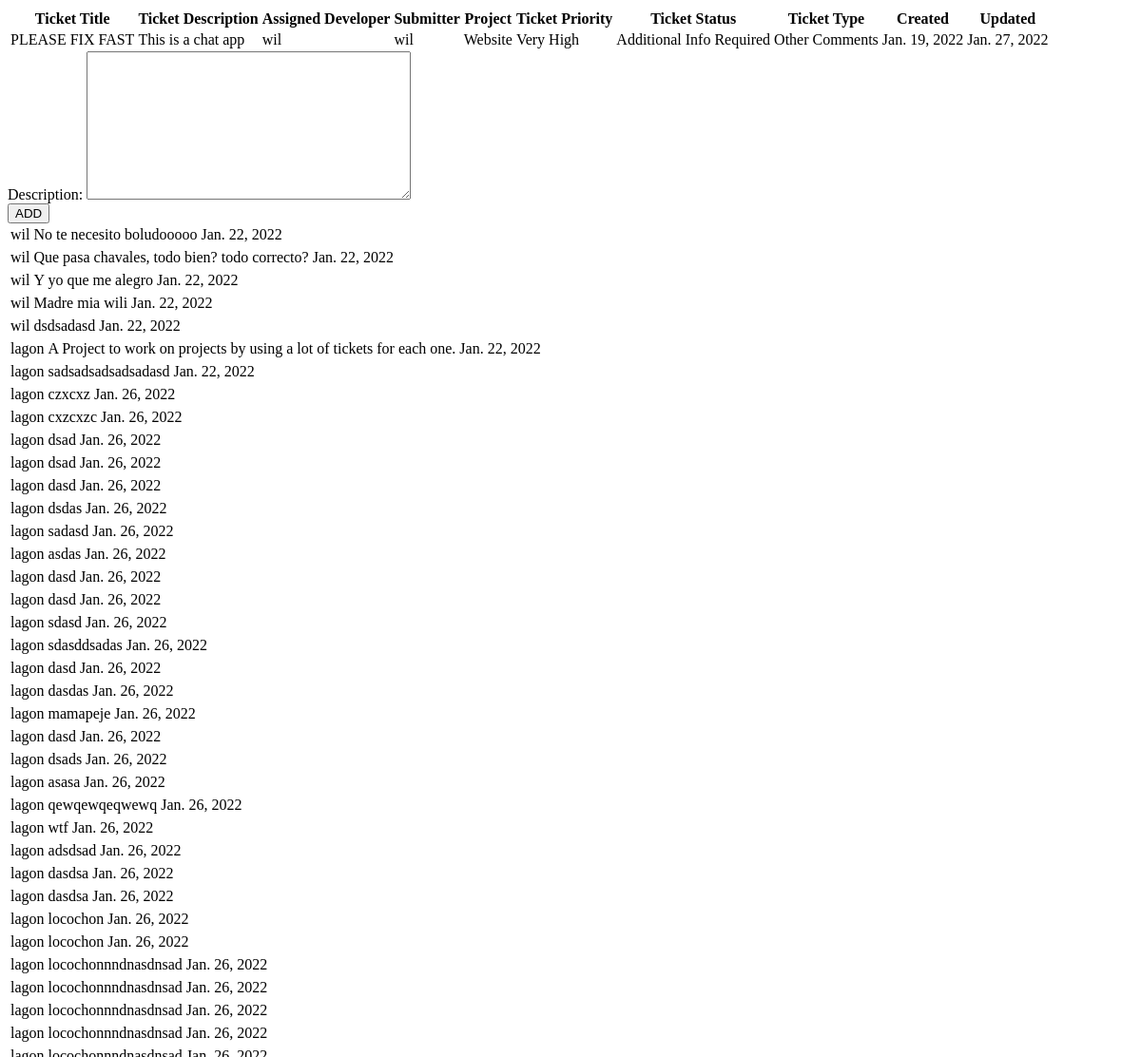
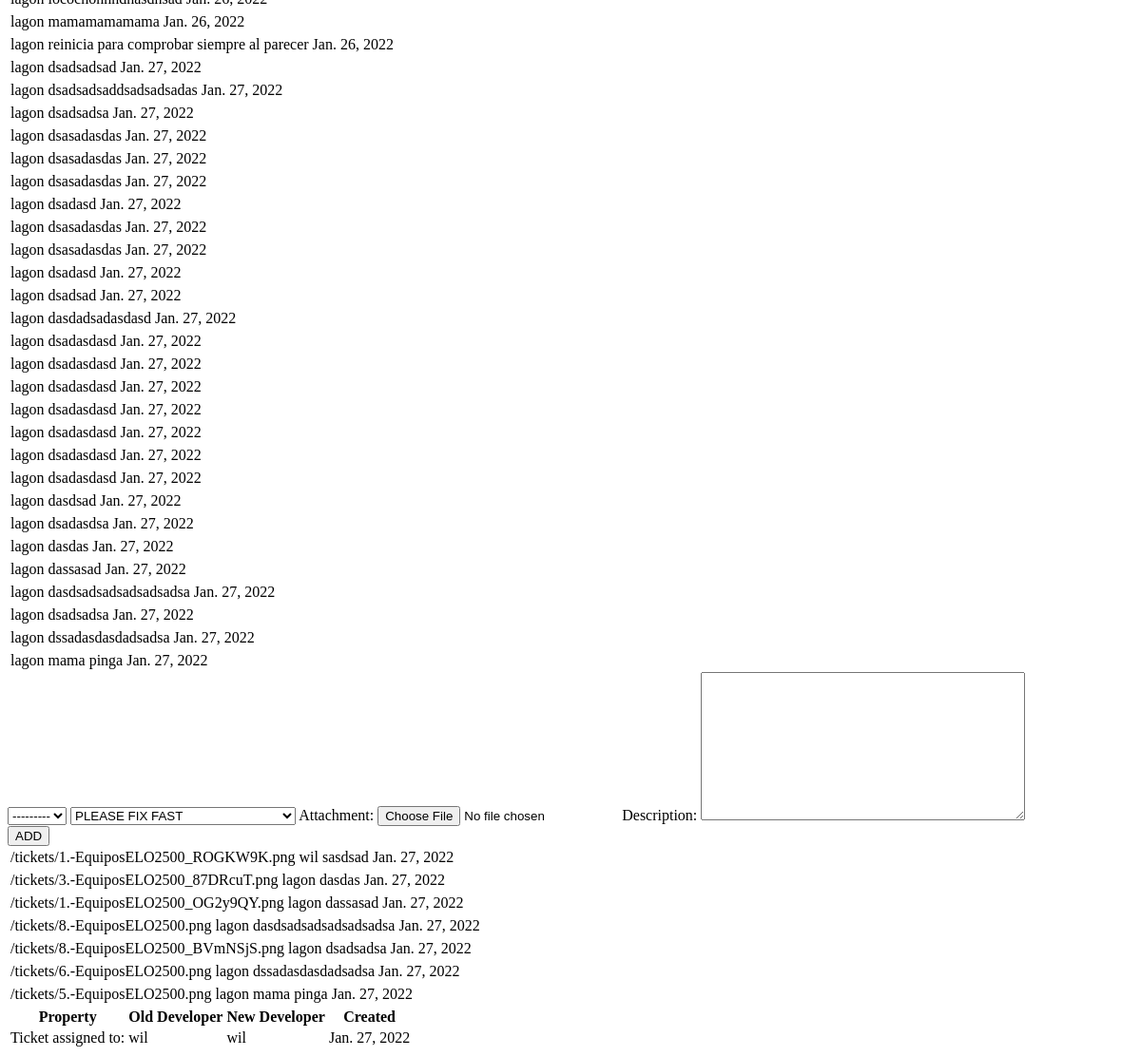
Page /my-tickets/5/ on the earlier database version (2 pictures, top to bottom).
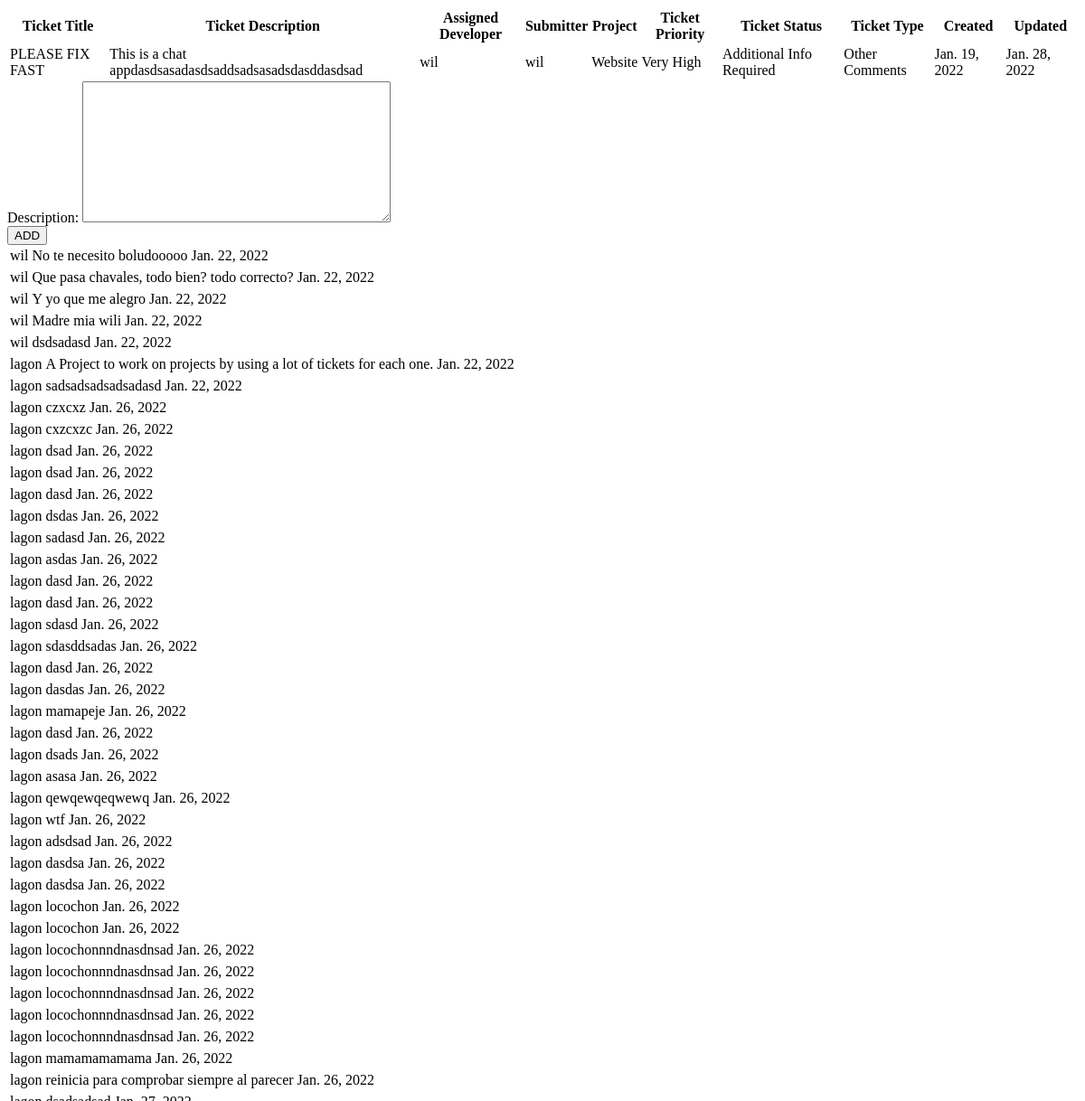
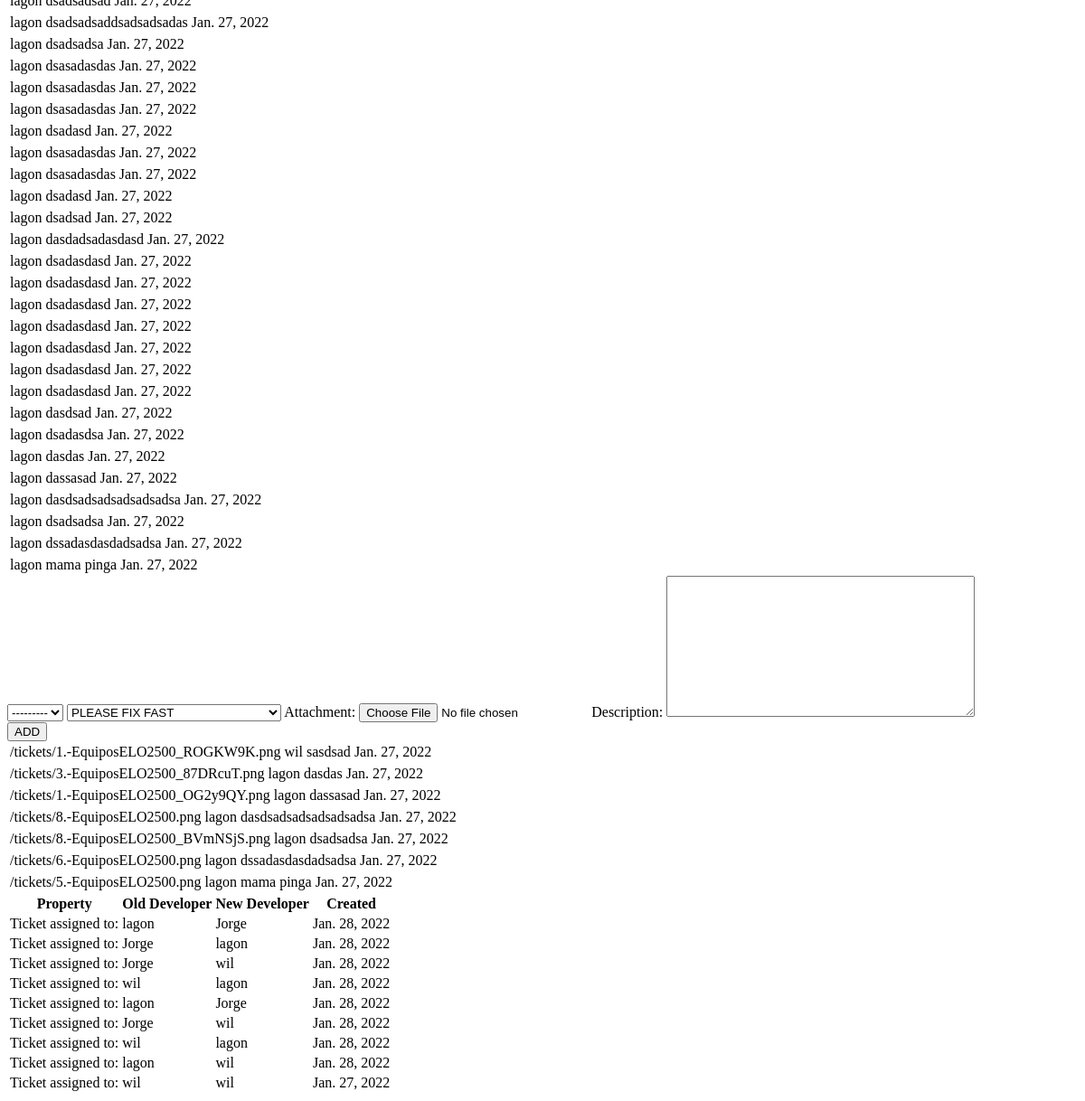
Same page on the later database version (2 pictures, top to bottom).
### experimenting/models.py (models this page shows, shortened)
class Ticket(models.Model):
    priority_level_choices = [
        ("N", "None"),
        ("L", "Low"),
        ("M", "Medium"),
        ("H", "High"),
        ("VH", "Very High"),
    ]
    status_choices = [
        ("NW", "New"),
        ("OP", "Open"),
        ("IP", "In Progress"),
        ("RS", "Resolved"),
        ("AIR", "Additional Info Required"),
    ]
    ticket_type_choices = [
        ("BG", "Bugs/Errors"),
        ("FR", "Feature Requests"),
        ("OC", "Other Comments"),
        ("TDR", "Training / Document Requests"),
    ]
    submitter = models.ForeignKey(User, on_delete=models.RESTRICT, related_name="submitter", default=1)
    modified_by = models.ForeignKey(User, on_delete=models.RESTRICT, default=1)
    assigned_developer = models.ForeignKey(User, on_delete=models.RESTRICT, related_name="assigned_developer", default=1)
    project = models.ForeignKey(Project, on_delete=models.CASCADE)
    title = models.CharField(max_length=50)
    description = models.CharField(max_length=254)
    priority_level = models.CharField(max_length=20, choices=priority_level_choices)
    status = models.CharField(max_length=20, choices=status_choices)
    ticket_type = models.CharField(max_length=20, choices=ticket_type_choices)
    created = models.DateField(auto_now_add=True)
    updated = models.DateField(auto_now=True)
    def __str__(self):
        return self.title

class Project(models.Model):
    assigned_personnel = models.ManyToManyField(User)
    name = models.CharField(max_length=50)
    description = models.CharField(max_length=254)
    def __str__(self):
        return self.name

class Comment(models.Model):
    author = models.ForeignKey(User, on_delete=models.CASCADE)
    ticket = models.ForeignKey(Ticket, on_delete=models.CASCADE)
    description = models.CharField(max_length=254)
    created = models.DateField(auto_now_add=True)
    updated = models.DateField(auto_now=True)

class File(models.Model):
    author = models.ForeignKey(User, on_delete=models.CASCADE)
    ticket = models.ForeignKey(Ticket, on_delete=models.CASCADE)
    description = models.CharField(max_length=254)
    attachment = models.FileField(upload_to="tickets/", blank=True)
    created = models.DateField(auto_now_add=True)
    updated = models.DateField(auto_now=True)

class TicketHistory(models.Model):
    ticket = models.ForeignKey(Ticket, on_delete=models.CASCADE)
    old_developer = models.ForeignKey(User, on_delete=models.RESTRICT, related_name="old_dev")
    new_developer = models.ForeignKey(User, on_delete=models.RESTRICT)
    created = models.DateField(auto_now_add=True)
    class Meta:
        ordering = ["-created"]

### experimenting/views.py (the view, shortened to what this page needs)
# urls.py: path("my-tickets/<int:ticket_id>/", views.ticketsDetailView, name="tickets_detail"),
def ticketsDetailView(request, ticket_id):
    ticket = get_object_or_404(Ticket, pk=ticket_id)
    comment_form = CreateCommentForm(initial={"author": request.user, "ticket": ticket})
    file_form = CreateFileForm(initial={"author": request.user, "ticket": ticket})
    if request.method == "POST":
        comment_form = CreateCommentForm(request.POST)
        if comment_form.is_valid():
            comment_form.save()
    if request.method == "POST":
        file_form = CreateFileForm(request.POST, request.FILES)
        if file_form.is_valid():
            file_form.save()
    comment_list = Comment.objects.filter(ticket=ticket)
    file_list = File.objects.filter(ticket=ticket)
    ticket_history_list = TicketHistory.objects.filter(ticket=ticket)
    context = {
        "ticket": ticket,
        "comment_form": comment_form,
        "comment_list": comment_list,
        "file_form": file_form,
        "file_list": file_list,
        "ticket_history_list": ticket_history_list,
    }
    return render(request, "admin/tickets/tickets_detail.html", context)

### experimenting/forms.py
class CreateCommentForm(ModelForm):
    author = forms.ModelChoiceField(queryset=User.objects.all())
    ticket = forms.ModelChoiceField(queryset=Ticket.objects.all())
    description = forms.CharField(max_length=254, widget=forms.Textarea)
    class Meta:
        model = Comment
        fields = ["author", "ticket", "description"]

class CreateFileForm(ModelForm):
    author = forms.ModelChoiceField(queryset=User.objects.all())
    ticket = forms.ModelChoiceField(queryset=Ticket.objects.all())
    description = forms.CharField(max_length=254, widget=forms.Textarea)
    attachment = forms.FileField()
    class Meta:
        model = File
        fields = ["author", "ticket", "description", "attachment"]

### templates/admin/tickets/tickets_detail.html (shortened to what this page needs)
{% load static %}
<!DOCTYPE html>
<html lang="en">
<head>
</head>
<body>
<table>
    <thead>
        <tr>
            <th>Ticket Title</th>
            <th>Ticket Description</th>
            <th>Assigned Developer</th>
            <th>Submitter</th>
            <th>Project</th>
            <th>Ticket Priority</th>
            <th>Ticket Status</th>
            <th>Ticket Type</th>
            <th>Created</th>
            <th>Updated</th>
        </tr>
    </thead>
    <tbody>
        <tr>
            <td>{{ ticket.title }}</td>
            <td>{{ ticket.description }}</td>
            <td>{{ ticket.assigned_developer }}</td>
            <td>{{ ticket.submitter }}</td>
            <td>{{ ticket.project }}</td>
            <td>{{ ticket.get_priority_level_display }}</td>
            <td>{{ ticket.get_status_display }}</td>
            <td>{{ ticket.get_ticket_type_display }}</td>
            <td>{{ ticket.created }}</td>
            <td>{{ ticket.updated }}</td>
        </tr>
    </tbody>
</table>
<form id="comment_form" action="">
    {{ comment_form.description.label_tag }}
    {{ comment_form.description}}
</form>
<button onclick="createNewComment()">ADD</button>
<div id="replaceable-comment-table">
    {% include 'admin/tickets/tickets_detail_comments_logic.html' %}
</div>
<form id="file_form" method="POST" enctype="multipart/form-data">
    {{ file_form.author }}
    {{ file_form.ticket }}
    {{ file_form.attachment.label_tag }}
    {{ file_form.attachment }}
    {{ file_form.description.label_tag }}
    {{ file_form.description }}
</form>
<button type="submit" onclick="createNewFile()">ADD</button>
<div id="replaceable-file-table">
    {% include 'admin/tickets/tickets_detail_files_logic.html' %}
</div>
<table>
    <thead>
        <tr>
            <th>Property</th>
            <th>Old Developer</th>
            <th>New Developer</th>
            <th>Created</th>
        </tr>
    </thead>
    <tbody>
    {% for ticket_history in ticket_history_list %}
        <tr>
            <td>Ticket assigned to: </td>
            <td>{{ ticket_history.old_developer }}</td>
            <td>{{ ticket_history.new_developer }}</td>
            <td>{{ ticket_history.created }}</td>
        </tr>
    {% endfor %}
    </tbody>
</table>
</body>
</html>

### templates/admin/tickets/tickets_detail_comments_logic.html
				{% if comment_list %}
				{% for comment in comment_list %}
					<div class="table100-body js-pscroll">
						<table>
							<tbody>
								<tr class="row100 body">
									<td class="cell100 column1">{{ comment.author.username }}</td>
									<td class="cell100 column2">{{ comment.description }}</td>
                                    <td class="cell300 column3">{{ comment.created }}</td>
								</tr>
							</tbody>
						</table>
					</div>
				{% endfor %}
				{% else %}
					<h3>There are no comments. Please create a new one.</h3>
				{% endif %}

### templates/admin/tickets/tickets_detail_files_logic.html
				{% if file_list %}
				{% for file in file_list %}
					<div class="table100-body js-pscroll">
						<table>
							<tbody>
								<tr class="row100 body">
									<td class="cell100 column1">{{ file.attachment.url }}</td>
									<td class="cell100 column2">{{ file.author.username }}</td>
                                    <td class="cell300 column3">{{ file.description }}</td>
									<td class="cell300 column4">{{ file.created }}</td>
								</tr>
							</tbody>
						</table>
					</div>
				{% endfor %}
				{% else %}
					<h3>There are no files. Please create a new one.</h3>
				{% endif %}

Differences in the rows shown:
changed Ticket "PLEASE FIX FAST": description "This is a chat app" → "This is a chat appdasdsasadasdsaddsadsasadsdasddasdsad"; updated "Jan. 27, 2022" → "Jan. 28, 2022"
added TicketHistory: old_developer "lagon", new_developer "Jorge", created "Jan. 28, 2022"
added TicketHistory: old_developer "Jorge", new_developer "lagon", created "Jan. 28, 2022"
added TicketHistory: old_developer "Jorge", new_developer "wil", created "Jan. 28, 2022"
added TicketHistory: old_developer "wil", new_developer "lagon", created "Jan. 28, 2022"
added TicketHistory: old_developer "lagon", new_developer "Jorge", created "Jan. 28, 2022"
added TicketHistory: old_developer "Jorge", new_developer "wil", created "Jan. 28, 2022"
added TicketHistory: old_developer "wil", new_developer "lagon", created "Jan. 28, 2022"
added TicketHistory: old_developer "lagon", new_developer "wil", created "Jan. 28, 2022"
